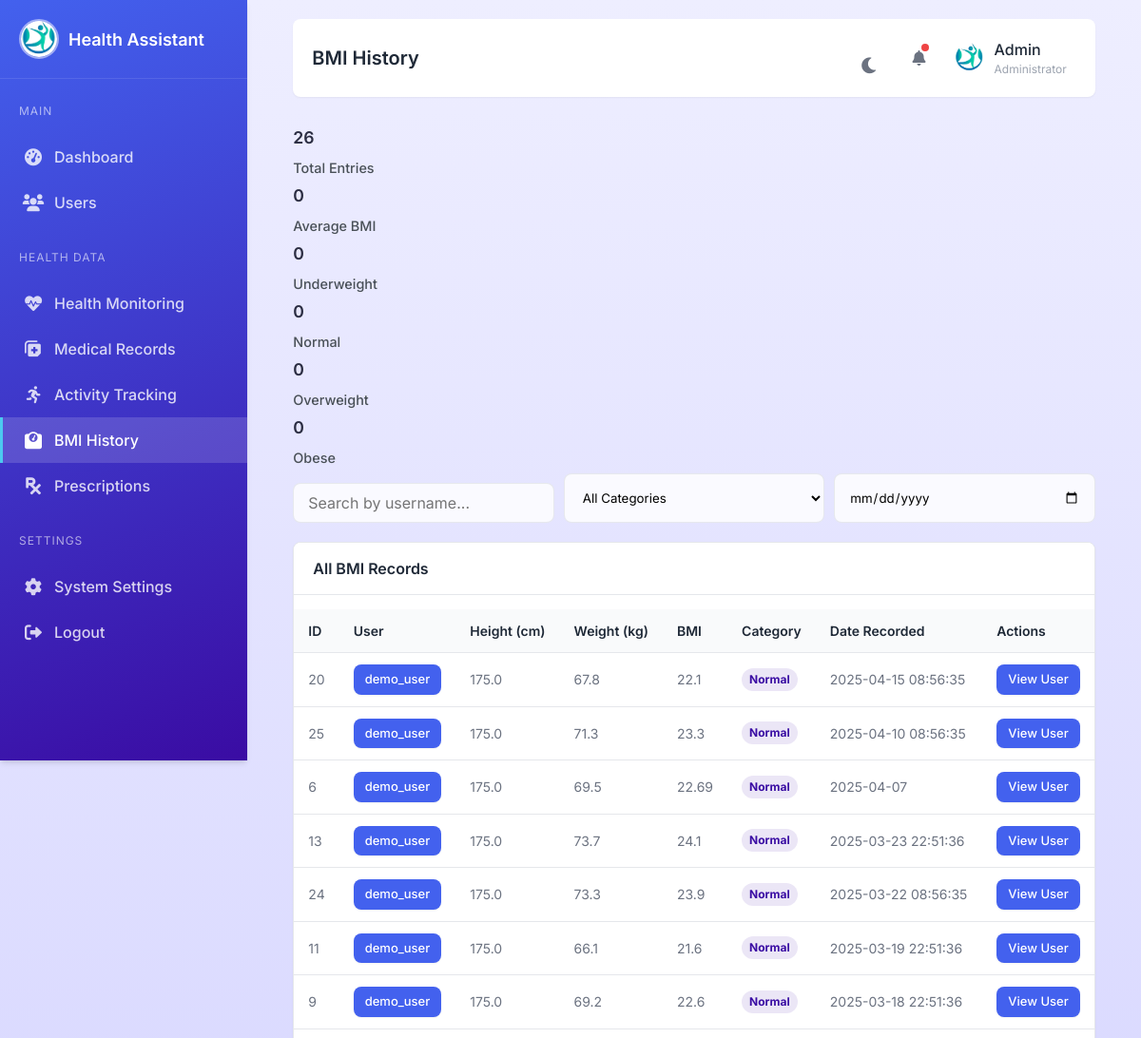
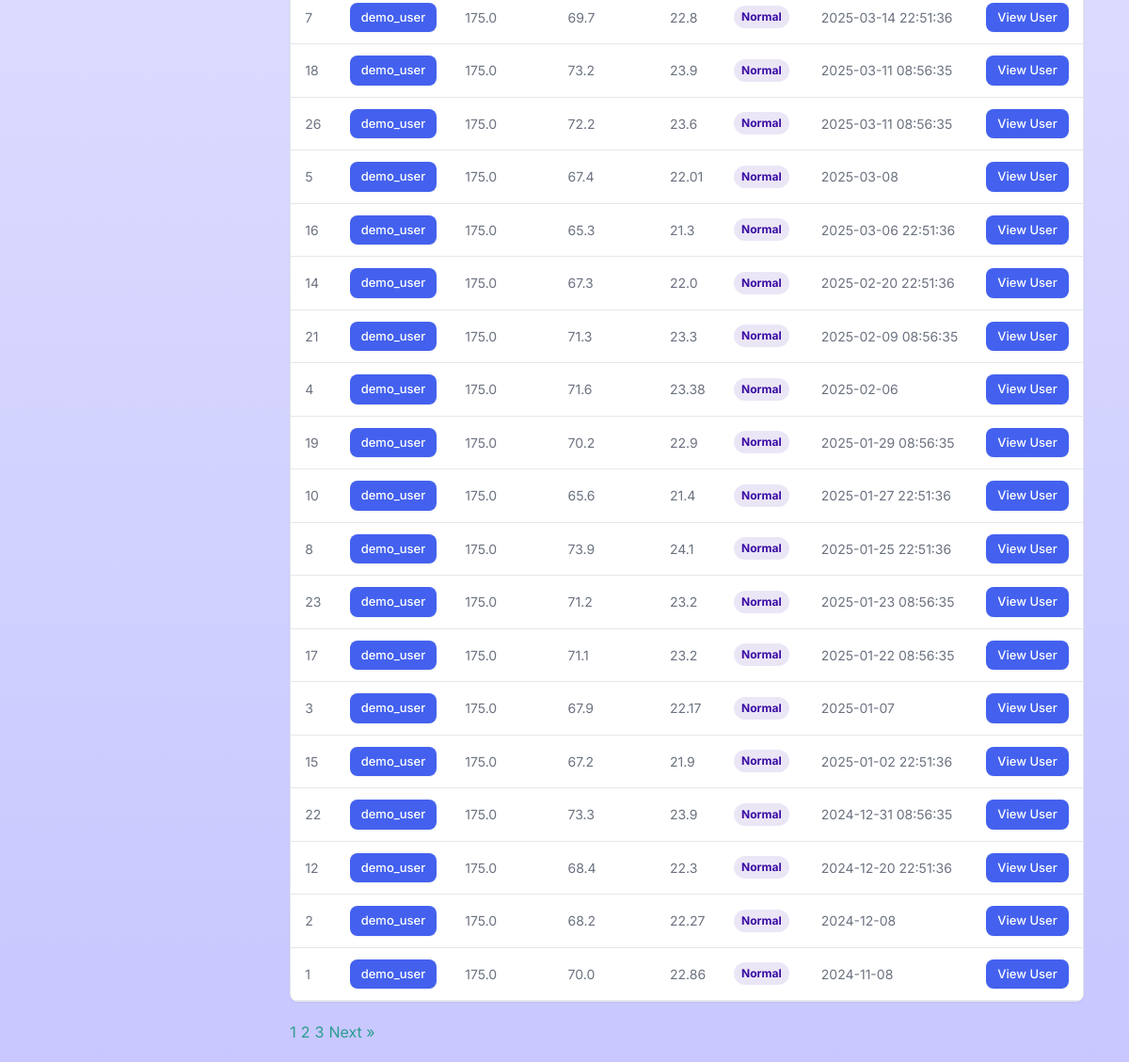
/bmi-history (signed in), run on the app's committed database (2 pictures, top to bottom).
### tables this page shows
CREATE TABLE bmi_history (
    id INTEGER PRIMARY KEY AUTOINCREMENT,
    user_id INTEGER NOT NULL,
    height REAL,  -- in cm
    weight REAL,  -- in kg
    bmi REAL,
    bmi_category TEXT,  -- "Underweight", "Normal", "Overweight", "Obese"
    recorded_at DATETIME DEFAULT CURRENT_TIMESTAMP,
    notes TEXT,
    FOREIGN KEY (user_id) REFERENCES users(id)
);

CREATE TABLE users (
    id INTEGER PRIMARY KEY AUTOINCREMENT,
    username TEXT UNIQUE NOT NULL,
    email TEXT UNIQUE NOT NULL,
    password_hash TEXT NOT NULL,
    first_name TEXT,
    last_name TEXT,
    date_of_birth DATE,
    gender TEXT,
    height REAL,  -- in cm
    weight REAL,  -- in kg
    blood_type TEXT,
    emergency_contact TEXT,
    emergency_phone TEXT,
    medical_conditions TEXT,  -- stored as JSON array
    allergies TEXT,  -- stored as JSON array
    created_at DATETIME DEFAULT CURRENT_TIMESTAMP,
    last_login DATETIME
, is_admin BOOLEAN DEFAULT 0);

### admin_direct_access.py (the view)
@app.route('/bmi-history')
def bmi_history():
    if 'admin_authenticated' not in session:
        return redirect(url_for('login'))
    conn = get_db_connection()
    if not conn:
        return "Database connection error", 500
    cursor = conn.cursor()
    cursor.execute("""
        SELECT bh.id, bh.user_id, u.username, bh.height, bh.weight,
               bh.bmi, bh.bmi_category, bh.recorded_at
        FROM bmi_history bh
        JOIN users u ON bh.user_id = u.id
        ORDER BY bh.recorded_at DESC
        LIMIT 100
    """)
    bmi_entries = [dict(row) for row in cursor.fetchall()]
    conn.close()
    return render_template('admin_bmi_history.html', bmi_entries=bmi_entries)

### admin_direct_access.py (called while the page is built)
def get_db_connection():
    try:
        db_path = os.path.join(os.path.dirname(os.path.abspath(__file__)), 'health.db')
        conn = sqlite3.connect(db_path)
        conn.row_factory = sqlite3.Row
        return conn
    except Exception as e:
        print(f"Database connection error: {str(e)}")
        return None

### templates/admin_bmi_history.html (shortened to what this page needs)
{% extends "admin_layout.html" %}
{% block header_title %}BMI History{% endblock %}
{% block content %}
<div class="stats-cards">
  <div class="stat-card">
    <div class="stat-value" id="total-entries">{{ bmi_entries|length }}</div>
    <div class="stat-label">Total Entries</div>
  </div>
  <div class="stat-card">
    <div class="stat-value" id="avg-bmi">0</div>
    <div class="stat-label">Average BMI</div>
  </div>
  <div class="stat-card">
    <div class="stat-value" id="underweight-count">0</div>
    <div class="stat-label">Underweight</div>
  </div>
  <div class="stat-card">
    <div class="stat-value" id="normal-count">0</div>
    <div class="stat-label">Normal</div>
  </div>
  <div class="stat-card">
    <div class="stat-value" id="overweight-count">0</div>
    <div class="stat-label">Overweight</div>
  </div>
  <div class="stat-card">
    <div class="stat-value" id="obese-count">0</div>
    <div class="stat-label">Obese</div>
  </div>
</div>
<div class="search-tools">
  <input type="text" id="search-user" placeholder="Search by username...">
  <select id="filter-category">
    <option value="all">All Categories</option>
  </select>
  <input type="date" id="filter-date" placeholder="Filter by date">
</div>
<div class="card">
  <div class="card-header">
    <h3>All BMI Records</h3>
  </div>
  <table>
    <thead>
      <tr>
        <th>ID</th>
        <th>User</th>
        <th>Height (cm)</th>
        <th>Weight (kg)</th>
        <th>BMI</th>
        <th>Category</th>
        <th>Date Recorded</th>
        <th>Actions</th>
      </tr>
    </thead>
    <tbody id="bmi-table">
      {% for entry in bmi_entries %}
      <tr data-bmi-category="{{ entry.bmi_category|lower }}">
        <td>{{ entry.id }}</td>
        <td><a href="{{ url_for('user_history', user_id=entry.user_id) }}" class="btn btn-primary btn-sm">{{ entry.username }}</a></td>
        <td>{{ entry.height }}</td>
        <td>{{ entry.weight }}</td>
        <td>{{ entry.bmi }}</td>
        <td><span class="bmi-category {{ entry.bmi_category|lower }}">{{ entry.bmi_category }}</span></td>
        <td>{{ entry.recorded_at }}</td>
        <td>
          <a href="{{ url_for('user_history', user_id=entry.user_id) }}" class="btn btn-primary btn-sm">View User</a>
        </td>
      </tr>
      {% endfor %}
    </tbody>
  </table>
</div>
<div class="pagination">
  <a href="#" class="active">1</a>
  <a href="#">2</a>
  <a href="#">3</a>
  <a href="#">Next »</a>
</div>
{% endblock %}

### static/styles.css (style rules this page uses)
:root { --primary-color: #2a9d8f; --secondary-color: #264653; --accent-color: #e9c46a; --success-color: #57cc99; --warning-color: #e76f51; --danger-color: #e63946; --text-dark: #2b2d42; --text-medium: #495057; --text-light: #6c757d; --background-main: #f5f7fa; --background-card: #ffffff; --card-shadow: 0 4px 6px rgba(0, 0, 0, 0.1); --hover-shadow: 0 10px 15px rgba(0, 0, 0, 0.15); }
body { font-family: 'Segoe UI', Tahoma, Geneva, Verdana, sans-serif; background-color: var(--background-main); margin: 0; padding: 0; color: var(--text-dark); line-height: 1.5; display: flex; flex-direction: column; align-items: center; min-height: 100vh; font-size: 1rem; }
h3 { color: var(--primary-color); font-size: 1.4em; margin-bottom: 15px; font-weight: 600; display: flex; align-items: center; }
input[type="text"], input[type="number"], input[type="file"], input[type="time"], input[type="password"], input[type="email"], textarea { width: 100%; padding: 12px; margin-top: 10px; border-radius: 6px; border: 1px solid #ddd; background-color: #f8f9fa; font-size: 1em; box-sizing: border-box; transition: border-color 0.2s ease-in-out; }
a { color: var(--primary-color); text-decoration: none; transition: color 0.2s ease; }
* { margin: 0; padding: 0; box-sizing: border-box; font-family: "Inter", sans-serif; }
body { width: 100%; min-height: 100vh; background: linear-gradient(#EEEEFF, #C8C7FF); }
.card-header { background-color: var(--primary-color); color: white; padding: 15px 20px; position: relative; }
.card-header h3 { margin: 0; font-size: 1.2rem; font-weight: 600; display: flex; align-items: center; color: white; }
.stat-label { color: var(--text-medium); font-size: 0.9rem; display: block; margin-bottom: 5px; font-weight: 500; }
.stat-value { color: var(--text-dark); font-size: 1.1rem; font-weight: 600; display: block; margin-bottom: 8px; }
.card-header, .advice-card h3, .health-card h3, .dashboard-card h3 { color: var(--primary-color); padding-bottom: 10px; margin-bottom: 15px; border-bottom: 2px solid var(--accent-color); font-weight: 600; font-size: 1.4em; }
.pagination { display: flex; gap: 10px; }

### templates/admin_bmi_history.html (style rules this page uses)
.bmi-category { padding: 3px 8px; border-radius: 20px; font-size: 12px; font-weight: bold; display: inline-block; }
.bmi-category.normal { background-color: var(--secondary-light); color: var(--secondary); }
.search-tools { display: flex; flex-wrap: wrap; gap: 10px; margin-bottom: 20px; }
.search-tools input, .search-tools select { padding: 10px 15px; border: 1px solid var(--glass-border); border-radius: var(--border-radius); background-color: var(--glass-bg); transition: var(--transition); flex: 1; min-width: 150px; }

### data on the page
bmi_history: id "20", username "demo_user", height "175.0", weight "67.8", bmi "22.1", bmi_category "Normal", recorded_at "2025-04-15 08:56:35"
bmi_history: id "25", username "demo_user", height "175.0", weight "71.3", bmi "23.3", bmi_category "Normal", recorded_at "2025-04-10 08:56:35"
bmi_history: id "6", username "demo_user", height "175.0", weight "69.5", bmi "22.69", bmi_category "Normal", recorded_at "2025-04-07"
bmi_history: id "13", username "demo_user", height "175.0", weight "73.7", bmi "24.1", bmi_category "Normal", recorded_at "2025-03-23 22:51:36"
bmi_history: id "24", username "demo_user", height "175.0", weight "73.3", bmi "23.9", bmi_category "Normal", recorded_at "2025-03-22 08:56:35"
bmi_history: id "11", username "demo_user", height "175.0", weight "66.1", bmi "21.6", bmi_category "Normal", recorded_at "2025-03-19 22:51:36"
bmi_history: id "9", username "demo_user", height "175.0", weight "69.2", bmi "22.6", bmi_category "Normal", recorded_at "2025-03-18 22:51:36"
bmi_history: id "7", username "demo_user", height "175.0", weight "69.7", bmi "22.8", bmi_category "Normal", recorded_at "2025-03-14 22:51:36"
bmi_history: id "18", username "demo_user", height "175.0", weight "73.2", bmi "23.9", bmi_category "Normal", recorded_at "2025-03-11 08:56:35"
bmi_history: id "26", username "demo_user", height "175.0", weight "72.2", bmi "23.6", bmi_category "Normal", recorded_at "2025-03-11 08:56:35"
bmi_history: id "5", username "demo_user", height "175.0", weight "67.4", bmi "22.01", bmi_category "Normal", recorded_at "2025-03-08"
bmi_history: id "16", username "demo_user", height "175.0", weight "65.3", bmi "21.3", bmi_category "Normal", recorded_at "2025-03-06 22:51:36"
bmi_history: id "14", username "demo_user", height "175.0", weight "67.3", bmi "22.0", bmi_category "Normal", recorded_at "2025-02-20 22:51:36"
bmi_history: id "21", username "demo_user", height "175.0", weight "71.3", bmi "23.3", bmi_category "Normal", recorded_at "2025-02-09 08:56:35"
bmi_history: id "4", username "demo_user", height "175.0", weight "71.6", bmi "23.38", bmi_category "Normal", recorded_at "2025-02-06"
bmi_history: id "19", username "demo_user", height "175.0", weight "70.2", bmi "22.9", bmi_category "Normal", recorded_at "2025-01-29 08:56:35"
bmi_history: id "10", username "demo_user", height "175.0", weight "65.6", bmi "21.4", bmi_category "Normal", recorded_at "2025-01-27 22:51:36"
bmi_history: id "8", username "demo_user", height "175.0", weight "73.9", bmi "24.1", bmi_category "Normal", recorded_at "2025-01-25 22:51:36"
bmi_history: id "23", username "demo_user", height "175.0", weight "71.2", bmi "23.2", bmi_category "Normal", recorded_at "2025-01-23 08:56:35"
bmi_history: id "17", username "demo_user", height "175.0", weight "71.1", bmi "23.2", bmi_category "Normal", recorded_at "2025-01-22 08:56:35"
bmi_history: id "3", username "demo_user", height "175.0", weight "67.9", bmi "22.17", bmi_category "Normal", recorded_at "2025-01-07"
bmi_history: id "15", username "demo_user", height "175.0", weight "67.2", bmi "21.9", bmi_category "Normal", recorded_at "2025-01-02 22:51:36"
bmi_history: id "22", username "demo_user", height "175.0", weight "73.3", bmi "23.9", bmi_category "Normal", recorded_at "2024-12-31 08:56:35"
bmi_history: id "12", username "demo_user", height "175.0", weight "68.4", bmi "22.3", bmi_category "Normal", recorded_at "2024-12-20 22:51:36"
bmi_history: id "2", username "demo_user", height "175.0", weight "68.2", bmi "22.27", bmi_category "Normal", recorded_at "2024-12-08"
bmi_history: id "1", username "demo_user", height "175.0", weight "70.0", bmi "22.86", bmi_category "Normal", recorded_at "2024-11-08"

### other printed values
{{ bmi_entries|length }} "26"
